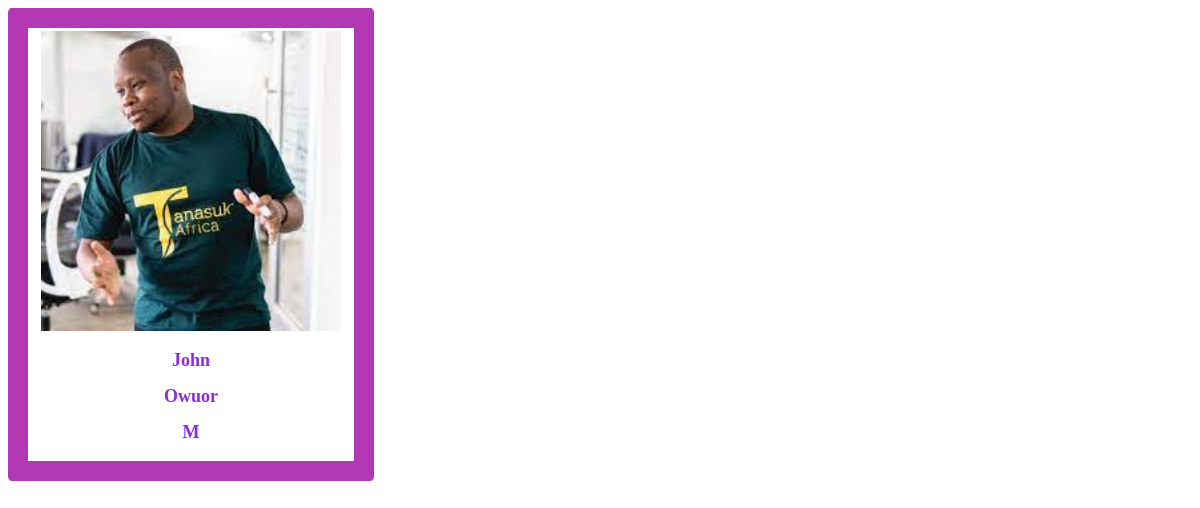
The app's page /trainer/profile/1/ with its own data.
### trainer/models.py (models this page shows)
class Trainer(models.Model):
 first_name=models.CharField(max_length=12)
 last_name=models.CharField(max_length=12)
 gender_choice=(( u'F',u'Female'),( u'M',u'Male'),( u'O',u'Others'))
 gender=models.CharField(max_length=10,choices=gender_choice)
 image=models.ImageField(upload_to="images")
 phone_number=models.CharField(max_length=13)
 email_address=models.EmailField()
 identification_card=models.CharField(max_length=14)
 nationality=models.CharField(max_length=15)
 languages=(( u'E',u'English'),( u'K',u'Kiswahili'),( u'F',u'French'))
 language=models.CharField(max_length=18,choices=languages)
 resume=models.FileField()
 course=models.CharField(max_length=18)
 job_title=models.CharField(max_length=20)
 days=models.CharField(max_length=15)
 company=models.CharField(max_length=25)
 salary=models.FloatField()
 contract=models.FileField()

### trainer/views.py (the view)
# urls.py: path("profile/<int:id>/",trainer_profile,name="trainer_profile") ,
def trainer_profile(request,id) :
    trainer =Trainer.objects.get(id=id)
    return render(request ,"trainer_profile.html",{"trainer":trainer})

### trainer/templates/trainer_profile.html (shortened to what this page needs)
<!DOCTYPE html>
<html lang="en">
<head>
</head>
<div class="card">
    <img  src="{{trainer.image.url}}">
    <div class="content">
        <h2>{{trainer.first_name}}</h2>
        <h2>{{trainer.last_name}}</h2>
        <h2>{{trainer.gender}}</h2>
    </div>
    </div>
</body>
 </html>

### trainer/templates/trainer_profile.html (style rules this page uses)
.card { border: 1px solid #ddd; border: 20px solid rgb(179, 56, 179); border-radius: 1%; padding: 3px; width: 320px; text-align: center; }
img { text-align: center; width: 300px; height: 300px; }
.content { text-align: center; font-size: 12px; color: blueviolet; }

### records on screen
Trainer: image (picture), first_name "John", last_name "Owuor", gender "M"
